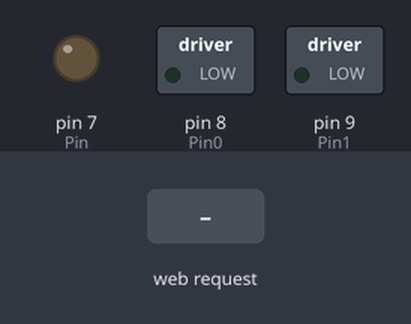
A sketch run on a simulated Arduino Uno, built with avr-gcc and run on an emulated ATmega328P. Shown: switched loads named in the sketch (green lamp = pin HIGH), output pins drawn as LEDs (lit = HIGH). The inputs (shaded band) are chosen by the test bench.

Above: at 1.2 s.
1.3 s: HTTP request GET /ligarLampada received
At 2.5 s:
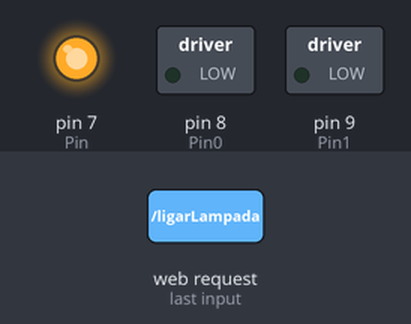
2.8 s: HTTP request GET /abrirPortao received
At 3.8 s:
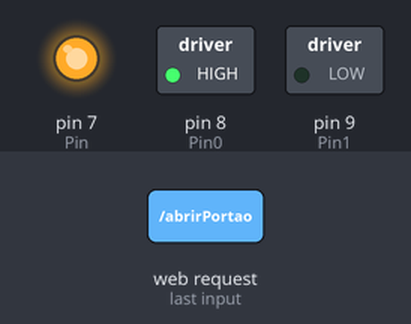
4.3 s: HTTP request GET /ligarAr received
At 4.9 s:
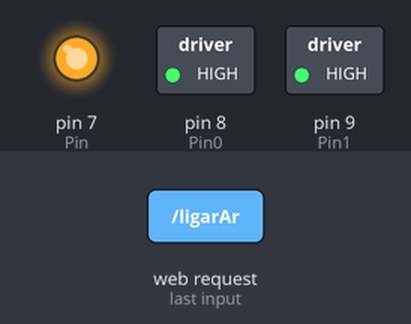
5.8 s: HTTP request GET /fecharPortao received
At 7.2 s:
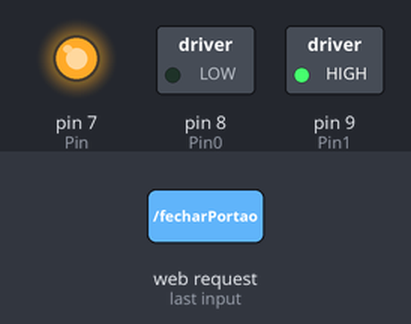
Timing chart, 0 to 8.3 s (numbered marks = the images above; inputs shaded):
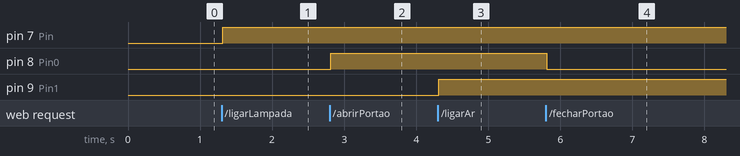

Measured:
- after the input at 1.3 s, pin 7 (Pin): LOW → HIGH at once
- after the input at 2.8 s, pin 8 (Pin0): LOW → HIGH at once
- after the input at 4.3 s, pin 9 (Pin1): LOW → HIGH at once
- after the input at 5.8 s, pin 8 (Pin0): HIGH → LOW at once

The sketch:

sketch_jun12a.ino
```cpp
#include <SPI.h>
#include <Ethernet.h>

byte mac[] = { 0xDE, 0xAD, 0xBE, 0xEF, 0xFE, 0xED };
byte ip[] = { 192, 168, 1, 4 };

EthernetServer server(80);

String readString;
int Pin = 7;
int Pin0 = 8;
int Pin1 = 9;
void setup(){

  pinMode(Pin0, OUTPUT);
  pinMode(Pin1, OUTPUT);
  pinMode(Pin, OUTPUT);
  Ethernet.begin(mac, ip);
  server.begin();
}

void loop(){
  EthernetClient client = server.available();
  if (client) {
    while (client.connected()) {
      if (client.available()) {
        char c = client.read();

        if (readString.length() < 100) {
          readString += c;
        }

        if (c == '\n') {
         client.println("<!DOCTYPE html>");
client.println("<html>");
client.println("<head>");
client.println("<meta charset='/'UTF-8'/'/>");
client.println("<title>Automação Residencial</title>");
client.println("<style>");
  client.println("  body{");
    client.println("  background-color: #f9f9f9;");
client.println("      font-family: RobotoDraft, 'Helvetica Neue', Helvetica, Arial;");
client.println("      -webkit-user-select: none;");
client.println("      -moz-user-select: none;");
client.println("      -ms-user-select: none;");
client.println("      -webkit-tap-highlight-color: rgba(0,0,0,0);");
client.println("      -webkit-touch-callout: none;");
client.println("    }");

client.println("    a{");
 client.println("        text-decoration: none;");
client.println("    }");

client.println("    .button {");
client.println("      display: inline-block;");
client.println("      position: relative;");
client.println("      width: 120px;");
client.println("      height: 32px;");
client.println("      line-height: 32px;");
client.println("      border-radius: 2px;");
client.println("      font-size: 0.9em;");
client.println("      background-color: #fff;");
client.println("      color: #646464;");
client.println("    }");

client.println("     .button > paper-ripple {");
client.println("      border-radius: 2px;");
client.println("      overflow: hidden;");
client.println("    }");

client.println("     .button.blue {");
client.println("      background-color: #4285f4;");
client.println("      color: #fff;");
client.println("    }");

client.println("    .button.green {");
  client.println("    background-color: #0f9d58;");
client.println("      color: #fff;");
client.println("    }");

client.println("    .button.raised {");
client.println("      transition: box-shadow 0.2s cubic-bezier(0.4, 0, 0.2, 1);");
client.println("      transition-delay: 0.2s;");
client.println("      box-shadow: 0 2px 5px 0 rgba(0, 0, 0, 0.26);");
client.println("    }");

client.println("    .button.raised:active {");
client.println("      box-shadow: 0 8px 17px 0 rgba(0, 0, 0, 0.2);");
client.println("      transition-delay: 0s;");
client.println("    }");

client.println("    .center {");
client.println("      text-align: center;");
client.println("    }");
client.println("</style>");
client.println("</head>");
client.println("<body>");
client.println("    <h1>HI HOME</h1>");

client.println("    <div>");
client.println("        <h3>AR CONDICIONADO</h3>");
client.println("        <a class='button raised blue center' id='ligarAr' href='/ligarAr'>Ligar</a>");
client.println("        <a class='button raised green center' id='desligarAr' href='/desligarAr'>Desligar</a>");
client.println("    </div>");

client.println("    <div>");
client.println("        <h3>LÂMPADAS</h3>");
client.println("        <a class='button raised blue center' id='ligarLampada' href='/ligarLampada'>Ligar</a>");
client.println("        <a class='button raised green center' id='desligarLampada' href='/desligarLampada'>Desligar</a>");
client.println("    </div>");

client.println("    <div>");
client.println("        <h3>PORTÃO</h3>");
client.println("        <a class='button raised blue center' id='abrirPortao' href='/abrirPortao'>Abrir</a>");
client.println("        <a class='button raised green center' id='fecharPortao' href='/fecharPortao'>Fechar</a>");
client.println("    </div>");
client.println("</body>");
client.println("</html>");

          delay(1);
          client.stop();

          if(readString.indexOf("ligarLampada") > 0)
          {
            digitalWrite(Pin, HIGH);
          }
          else {
            if(readString.indexOf("desligarLampada") > 0)
            {
              digitalWrite(Pin, LOW);
            }
          }

          if(readString.indexOf("abrirPortao") > 0)
          {
            digitalWrite(Pin0, HIGH);
          }
          else {
            if(readString.indexOf("fecharPortao") > 0)
            {
              digitalWrite(Pin0, LOW);
            }
          }

          if(readString.indexOf("ligarAr") > 0)
          {
            digitalWrite(Pin1, HIGH);
          }
          else {
            if(readString.indexOf("desligarAr") > 0)
            {
              digitalWrite(Pin1, LOW);
            }
          }
          readString="";
        }
      }
    }
  }
}
```
